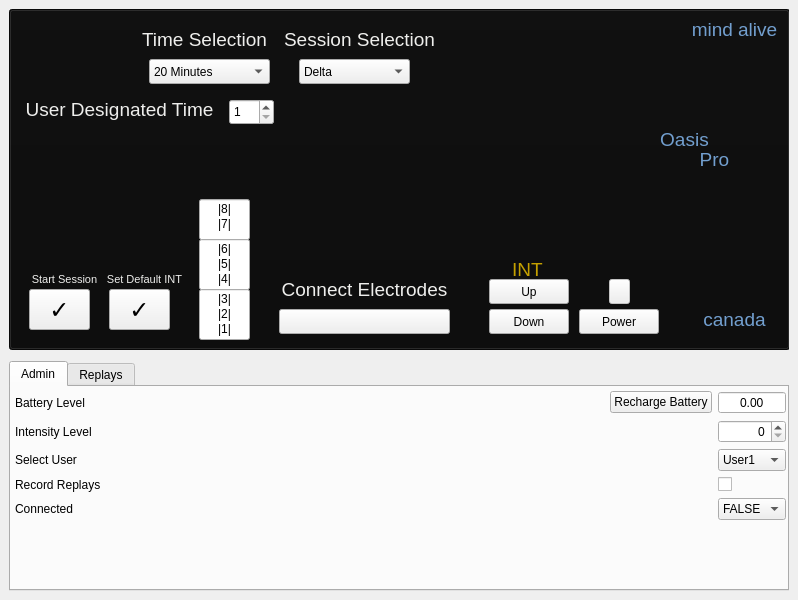
<?xml version="1.0" encoding="UTF-8"?>
<ui version="4.0">
 <class>MainWindow</class>
 <widget class="QMainWindow" name="MainWindow">
  <property name="geometry">
   <rect>
    <x>0</x>
    <y>0</y>
    <width>798</width>
    <height>600</height>
   </rect>
  </property>
  <property name="windowTitle">
   <string>OasisPro Simulator</string>
  </property>
  <widget class="QWidget" name="mainWindowCentralWidget">
   <layout class="QVBoxLayout" name="verticalLayout" stretch="6,4">
    <item>
     <widget class="QWidget" name="oasisProWidget" native="true">
      <widget class="QPushButton" name="powerButton">
       <property name="geometry">
        <rect>
         <x>570</x>
         <y>300</y>
         <width>80</width>
         <height>25</height>
        </rect>
       </property>
       <property name="text">
        <string>Power</string>
       </property>
      </widget>
      <widget class="QPushButton" name="downIntButton">
       <property name="geometry">
        <rect>
         <x>480</x>
         <y>300</y>
         <width>80</width>
         <height>25</height>
        </rect>
       </property>
       <property name="text">
        <string>Down</string>
       </property>
      </widget>
      <widget class="QPushButton" name="upIntButton">
       <property name="geometry">
        <rect>
         <x>480</x>
         <y>270</y>
         <width>80</width>
         <height>25</height>
        </rect>
       </property>
       <property name="text">
        <string>Up</string>
       </property>
      </widget>
      <widget class="QLabel" name="intLabel">
       <property name="geometry">
        <rect>
         <x>483</x>
         <y>250</y>
         <width>71</width>
         <height>20</height>
        </rect>
       </property>
       <property name="font">
        <font>
         <pointsize>14</pointsize>
        </font>
       </property>
       <property name="styleSheet">
        <string notr="true">color: rgb(196, 160, 0);</string>
       </property>
       <property name="text">
        <string>INT</string>
       </property>
       <property name="alignment">
        <set>Qt::AlignCenter</set>
       </property>
      </widget>
      <widget class="QPushButton" name="checkButton">
       <property name="geometry">
        <rect>
         <x>20</x>
         <y>280</y>
         <width>61</width>
         <height>41</height>
        </rect>
       </property>
       <property name="font">
        <font>
         <pointsize>18</pointsize>
        </font>
       </property>
       <property name="text">
        <string>✓</string>
       </property>
      </widget>
      <widget class="QProgressBar" name="bottom3Graphs">
       <property name="geometry">
        <rect>
         <x>190</x>
         <y>280</y>
         <width>51</width>
         <height>51</height>
        </rect>
       </property>
       <property name="styleSheet">
        <string notr="true">QProgressBar::chunk { background-color: green}</string>
       </property>
       <property name="maximum">
        <number>3</number>
       </property>
       <property name="value">
        <number>0</number>
       </property>
       <property name="textVisible">
        <bool>false</bool>
       </property>
       <property name="orientation">
        <enum>Qt::Vertical</enum>
       </property>
      </widget>
      <widget class="QLabel" name="canadaLabel">
       <property name="geometry">
        <rect>
         <x>680</x>
         <y>300</y>
         <width>91</width>
         <height>20</height>
        </rect>
       </property>
       <property name="font">
        <font>
         <pointsize>14</pointsize>
        </font>
       </property>
       <property name="styleSheet">
        <string notr="true">color: rgb(114, 159, 207);</string>
       </property>
       <property name="text">
        <string>canada</string>
       </property>
       <property name="alignment">
        <set>Qt::AlignCenter</set>
       </property>
      </widget>
      <widget class="QLabel" name="ProLabel">
       <property name="geometry">
        <rect>
         <x>630</x>
         <y>120</y>
         <width>91</width>
         <height>20</height>
        </rect>
       </property>
       <property name="font">
        <font>
         <pointsize>14</pointsize>
        </font>
       </property>
       <property name="styleSheet">
        <string notr="true">color: rgb(114, 159, 207);</string>
       </property>
       <property name="text">
        <string>Oasis</string>
       </property>
       <property name="alignment">
        <set>Qt::AlignCenter</set>
       </property>
      </widget>
      <widget class="QLabel" name="oasisLabel">
       <property name="geometry">
        <rect>
         <x>660</x>
         <y>140</y>
         <width>91</width>
         <height>20</height>
        </rect>
       </property>
       <property name="font">
        <font>
         <pointsize>14</pointsize>
        </font>
       </property>
       <property name="styleSheet">
        <string notr="true">color: rgb(114, 159, 207);</string>
       </property>
       <property name="text">
        <string>Pro</string>
       </property>
       <property name="alignment">
        <set>Qt::AlignCenter</set>
       </property>
      </widget>
      <widget class="QLabel" name="mindAliveLabel">
       <property name="geometry">
        <rect>
         <x>680</x>
         <y>10</y>
         <width>91</width>
         <height>20</height>
        </rect>
       </property>
       <property name="font">
        <font>
         <pointsize>14</pointsize>
        </font>
       </property>
       <property name="styleSheet">
        <string notr="true">color: rgb(114, 159, 207);</string>
       </property>
       <property name="text">
        <string>mind alive</string>
       </property>
       <property name="alignment">
        <set>Qt::AlignCenter</set>
       </property>
      </widget>
      <widget class="QLabel" name="graphLabel1">
       <property name="geometry">
        <rect>
         <x>180</x>
         <y>310</y>
         <width>71</width>
         <height>20</height>
        </rect>
       </property>
       <property name="font">
        <font>
         <pointsize>9</pointsize>
        </font>
       </property>
       <property name="text">
        <string>|1|</string>
       </property>
       <property name="alignment">
        <set>Qt::AlignCenter</set>
       </property>
      </widget>
      <widget class="QPushButton" name="powrButtonLight">
       <property name="enabled">
        <bool>false</bool>
       </property>
       <property name="geometry">
        <rect>
         <x>600</x>
         <y>270</y>
         <width>21</width>
         <height>25</height>
        </rect>
       </property>
       <property name="styleSheet">
        <string notr="true"/>
       </property>
       <property name="text">
        <string/>
       </property>
       <property name="checkable">
        <bool>false</bool>
       </property>
       <property name="default">
        <bool>false</bool>
       </property>
       <property name="flat">
        <bool>false</bool>
       </property>
      </widget>
      <widget class="QLabel" name="graphLabel2">
       <property name="geometry">
        <rect>
         <x>180</x>
         <y>295</y>
         <width>71</width>
         <height>20</height>
        </rect>
       </property>
       <property name="font">
        <font>
         <pointsize>9</pointsize>
        </font>
       </property>
       <property name="text">
        <string>|2|</string>
       </property>
       <property name="alignment">
        <set>Qt::AlignCenter</set>
       </property>
      </widget>
      <widget class="QLabel" name="graphLabel3">
       <property name="geometry">
        <rect>
         <x>180</x>
         <y>280</y>
         <width>71</width>
         <height>20</height>
        </rect>
       </property>
       <property name="font">
        <font>
         <pointsize>9</pointsize>
        </font>
       </property>
       <property name="text">
        <string>|3|</string>
       </property>
       <property name="alignment">
        <set>Qt::AlignCenter</set>
       </property>
      </widget>
      <widget class="QLabel" name="graphLabel4">
       <property name="geometry">
        <rect>
         <x>180</x>
         <y>260</y>
         <width>71</width>
         <height>20</height>
        </rect>
       </property>
       <property name="font">
        <font>
         <pointsize>9</pointsize>
        </font>
       </property>
       <property name="text">
        <string>|4|</string>
       </property>
       <property name="alignment">
        <set>Qt::AlignCenter</set>
       </property>
      </widget>
      <widget class="QLabel" name="graphLabel5">
       <property name="geometry">
        <rect>
         <x>180</x>
         <y>245</y>
         <width>71</width>
         <height>20</height>
        </rect>
       </property>
       <property name="font">
        <font>
         <pointsize>9</pointsize>
        </font>
       </property>
       <property name="text">
        <string>|5|</string>
       </property>
       <property name="alignment">
        <set>Qt::AlignCenter</set>
       </property>
      </widget>
      <widget class="QProgressBar" name="middle3Graphs">
       <property name="geometry">
        <rect>
         <x>190</x>
         <y>230</y>
         <width>51</width>
         <height>51</height>
        </rect>
       </property>
       <property name="styleSheet">
        <string notr="true">QProgressBar::chunk { background-color: yellow}</string>
       </property>
       <property name="maximum">
        <number>3</number>
       </property>
       <property name="value">
        <number>0</number>
       </property>
       <property name="textVisible">
        <bool>false</bool>
       </property>
       <property name="orientation">
        <enum>Qt::Vertical</enum>
       </property>
      </widget>
      <widget class="QLabel" name="graphLabel6">
       <property name="geometry">
        <rect>
         <x>180</x>
         <y>230</y>
         <width>71</width>
         <height>20</height>
        </rect>
       </property>
       <property name="font">
        <font>
         <pointsize>9</pointsize>
        </font>
       </property>
       <property name="text">
        <string>|6|</string>
       </property>
       <property name="alignment">
        <set>Qt::AlignCenter</set>
       </property>
      </widget>
      <widget class="QLabel" name="graphLabel7">
       <property name="geometry">
        <rect>
         <x>180</x>
         <y>205</y>
         <width>71</width>
         <height>20</height>
        </rect>
       </property>
       <property name="font">
        <font>
         <pointsize>9</pointsize>
        </font>
       </property>
       <property name="text">
        <string>|7|</string>
       </property>
       <property name="alignment">
        <set>Qt::AlignCenter</set>
       </property>
      </widget>
      <widget class="QLabel" name="graphLabel8">
       <property name="geometry">
        <rect>
         <x>180</x>
         <y>190</y>
         <width>71</width>
         <height>20</height>
        </rect>
       </property>
       <property name="font">
        <font>
         <pointsize>9</pointsize>
        </font>
       </property>
       <property name="text">
        <string>|8|</string>
       </property>
       <property name="alignment">
        <set>Qt::AlignCenter</set>
       </property>
      </widget>
      <widget class="QProgressBar" name="top2Graphs">
       <property name="geometry">
        <rect>
         <x>190</x>
         <y>190</y>
         <width>51</width>
         <height>41</height>
        </rect>
       </property>
       <property name="styleSheet">
        <string notr="true">QProgressBar::chunk { background-color: red}</string>
       </property>
       <property name="maximum">
        <number>2</number>
       </property>
       <property name="value">
        <number>-1</number>
       </property>
       <property name="textVisible">
        <bool>false</bool>
       </property>
       <property name="orientation">
        <enum>Qt::Vertical</enum>
       </property>
      </widget>
      <widget class="QPushButton" name="toggleElectrodes">
       <property name="enabled">
        <bool>false</bool>
       </property>
       <property name="geometry">
        <rect>
         <x>0</x>
         <y>0</y>
         <width>781</width>
         <height>341</height>
        </rect>
       </property>
       <property name="styleSheet">
        <string notr="true">background-color: rgb(11, 11, 11);</string>
       </property>
       <property name="text">
        <string/>
       </property>
       <property name="default">
        <bool>false</bool>
       </property>
       <property name="flat">
        <bool>false</bool>
       </property>
      </widget>
      <widget class="QComboBox" name="timeSelectionComboBox">
       <property name="geometry">
        <rect>
         <x>140</x>
         <y>50</y>
         <width>121</width>
         <height>25</height>
        </rect>
       </property>
       <property name="editable">
        <bool>false</bool>
       </property>
       <item>
        <property name="text">
         <string>20 Minutes</string>
        </property>
       </item>
       <item>
        <property name="text">
         <string>45 Minutes</string>
        </property>
       </item>
       <item>
        <property name="text">
         <string>User Designated</string>
        </property>
       </item>
      </widget>
      <widget class="QLabel" name="timeSelectionLabel">
       <property name="geometry">
        <rect>
         <x>130</x>
         <y>20</y>
         <width>131</width>
         <height>20</height>
        </rect>
       </property>
       <property name="font">
        <font>
         <pointsize>14</pointsize>
        </font>
       </property>
       <property name="styleSheet">
        <string notr="true">color: rgb(238, 238, 236);</string>
       </property>
       <property name="text">
        <string>Time Selection</string>
       </property>
       <property name="alignment">
        <set>Qt::AlignCenter</set>
       </property>
      </widget>
      <widget class="QLabel" name="SessionSelectionLabel">
       <property name="geometry">
        <rect>
         <x>270</x>
         <y>20</y>
         <width>161</width>
         <height>20</height>
        </rect>
       </property>
       <property name="font">
        <font>
         <pointsize>14</pointsize>
        </font>
       </property>
       <property name="styleSheet">
        <string notr="true">color: rgb(238, 238, 236);</string>
       </property>
       <property name="text">
        <string>Session Selection</string>
       </property>
       <property name="alignment">
        <set>Qt::AlignCenter</set>
       </property>
      </widget>
      <widget class="QComboBox" name="sessionSelectionComboBox">
       <property name="geometry">
        <rect>
         <x>290</x>
         <y>50</y>
         <width>111</width>
         <height>25</height>
        </rect>
       </property>
       <property name="editable">
        <bool>false</bool>
       </property>
       <item>
        <property name="text">
         <string>Delta</string>
        </property>
       </item>
       <item>
        <property name="text">
         <string>Theta</string>
        </property>
       </item>
       <item>
        <property name="text">
         <string>Alpha</string>
        </property>
       </item>
       <item>
        <property name="text">
         <string>Beta 1</string>
        </property>
       </item>
      </widget>
      <widget class="QLabel" name="connectElectrodeLabel">
       <property name="geometry">
        <rect>
         <x>260</x>
         <y>270</y>
         <width>191</width>
         <height>20</height>
        </rect>
       </property>
       <property name="font">
        <font>
         <pointsize>14</pointsize>
        </font>
       </property>
       <property name="styleSheet">
        <string notr="true">color: rgb(238, 238, 236);</string>
       </property>
       <property name="text">
        <string>Connect Electrodes</string>
       </property>
       <property name="alignment">
        <set>Qt::AlignCenter</set>
       </property>
      </widget>
      <widget class="QPushButton" name="connectElectrodeButton">
       <property name="geometry">
        <rect>
         <x>270</x>
         <y>300</y>
         <width>171</width>
         <height>25</height>
        </rect>
       </property>
       <property name="text">
        <string/>
       </property>
      </widget>
      <widget class="QSpinBox" name="userDesignatedSpinBox">
       <property name="geometry">
        <rect>
         <x>220</x>
         <y>90</y>
         <width>45</width>
         <height>26</height>
        </rect>
       </property>
       <property name="minimum">
        <number>1</number>
       </property>
       <property name="maximum">
        <number>60</number>
       </property>
      </widget>
      <widget class="QLabel" name="userDesignatedLabel">
       <property name="geometry">
        <rect>
         <x>10</x>
         <y>80</y>
         <width>201</width>
         <height>41</height>
        </rect>
       </property>
       <property name="font">
        <font>
         <pointsize>14</pointsize>
        </font>
       </property>
       <property name="styleSheet">
        <string notr="true">color: rgb(238, 238, 236);</string>
       </property>
       <property name="text">
        <string>User Designated Time</string>
       </property>
       <property name="alignment">
        <set>Qt::AlignCenter</set>
       </property>
      </widget>
      <widget class="QPushButton" name="setDefaultIntensityButton">
       <property name="geometry">
        <rect>
         <x>100</x>
         <y>280</y>
         <width>61</width>
         <height>41</height>
        </rect>
       </property>
       <property name="font">
        <font>
         <pointsize>18</pointsize>
        </font>
       </property>
       <property name="text">
        <string>✓</string>
       </property>
      </widget>
      <widget class="QLabel" name="setDefaultIntensityLabel">
       <property name="geometry">
        <rect>
         <x>40</x>
         <y>260</y>
         <width>191</width>
         <height>20</height>
        </rect>
       </property>
       <property name="font">
        <font>
         <pointsize>8</pointsize>
        </font>
       </property>
       <property name="styleSheet">
        <string notr="true">color: rgb(238, 238, 236);</string>
       </property>
       <property name="text">
        <string>Set Default INT</string>
       </property>
       <property name="alignment">
        <set>Qt::AlignCenter</set>
       </property>
      </widget>
      <widget class="QLabel" name="startSessionLabel">
       <property name="geometry">
        <rect>
         <x>-40</x>
         <y>260</y>
         <width>191</width>
         <height>20</height>
        </rect>
       </property>
       <property name="font">
        <font>
         <pointsize>8</pointsize>
        </font>
       </property>
       <property name="styleSheet">
        <string notr="true">color: rgb(238, 238, 236);</string>
       </property>
       <property name="text">
        <string>Start Session</string>
       </property>
       <property name="alignment">
        <set>Qt::AlignCenter</set>
       </property>
      </widget>
      <zorder>toggleElectrodes</zorder>
      <zorder>top2Graphs</zorder>
      <zorder>middle3Graphs</zorder>
      <zorder>powerButton</zorder>
      <zorder>downIntButton</zorder>
      <zorder>upIntButton</zorder>
      <zorder>intLabel</zorder>
      <zorder>checkButton</zorder>
      <zorder>bottom3Graphs</zorder>
      <zorder>canadaLabel</zorder>
      <zorder>ProLabel</zorder>
      <zorder>oasisLabel</zorder>
      <zorder>mindAliveLabel</zorder>
      <zorder>graphLabel1</zorder>
      <zorder>powrButtonLight</zorder>
      <zorder>graphLabel2</zorder>
      <zorder>graphLabel3</zorder>
      <zorder>graphLabel4</zorder>
      <zorder>graphLabel5</zorder>
      <zorder>graphLabel6</zorder>
      <zorder>graphLabel7</zorder>
      <zorder>graphLabel8</zorder>
      <zorder>timeSelectionComboBox</zorder>
      <zorder>timeSelectionLabel</zorder>
      <zorder>SessionSelectionLabel</zorder>
      <zorder>sessionSelectionComboBox</zorder>
      <zorder>connectElectrodeLabel</zorder>
      <zorder>connectElectrodeButton</zorder>
      <zorder>userDesignatedSpinBox</zorder>
      <zorder>userDesignatedLabel</zorder>
      <zorder>setDefaultIntensityButton</zorder>
      <zorder>setDefaultIntensityLabel</zorder>
      <zorder>startSessionLabel</zorder>
     </widget>
    </item>
    <item>
     <widget class="QTabWidget" name="tabWidget">
      <property name="currentIndex">
       <number>0</number>
      </property>
      <widget class="QWidget" name="adminTab">
       <attribute name="title">
        <string>Admin</string>
       </attribute>
       <widget class="QWidget" name="verticalLayoutWidget">
        <property name="geometry">
         <rect>
          <x>-1</x>
          <y>-1</y>
          <width>781</width>
          <height>201</height>
         </rect>
        </property>
        <layout class="QVBoxLayout" name="adminTabVlLayout" stretch="0,0">
         <property name="leftMargin">
          <number>5</number>
         </property>
         <property name="topMargin">
          <number>5</number>
         </property>
         <property name="rightMargin">
          <number>5</number>
         </property>
         <property name="bottomMargin">
          <number>5</number>
         </property>
         <item>
          <layout class="QGridLayout" name="adminTabGridLayout" columnstretch="1,0,0">
           <item row="0" column="1">
            <widget class="QPushButton" name="adminBatteryRecharge">
             <property name="text">
              <string>Recharge Battery</string>
             </property>
            </widget>
           </item>
           <item row="1" column="2">
            <widget class="QSpinBox" name="adminIntensityLevelspinBox">
             <property name="alignment">
              <set>Qt::AlignRight|Qt::AlignTrailing|Qt::AlignVCenter</set>
             </property>
             <property name="minimum">
              <number>0</number>
             </property>
             <property name="maximum">
              <number>8</number>
             </property>
            </widget>
           </item>
           <item row="0" column="0">
            <widget class="QLabel" name="adminBatteryLevelLabel">
             <property name="text">
              <string>Battery Level</string>
             </property>
            </widget>
           </item>
           <item row="4" column="0">
            <widget class="QLabel" name="adminConnectedLabel">
             <property name="text">
              <string>Connected</string>
             </property>
            </widget>
           </item>
           <item row="1" column="0">
            <widget class="QLabel" name="adminIntensityLevelLabel">
             <property name="text">
              <string>Intensity Level</string>
             </property>
            </widget>
           </item>
           <item row="2" column="0">
            <widget class="QLabel" name="adminSelectUserLabel">
             <property name="text">
              <string>Select User</string>
             </property>
            </widget>
           </item>
           <item row="4" column="2">
            <widget class="QComboBox" name="adminConnectedComboBox">
             <property name="currentText">
              <string>FALSE</string>
             </property>
             <property name="currentIndex">
              <number>1</number>
             </property>
             <item>
              <property name="text">
               <string>TRUE</string>
              </property>
             </item>
             <item>
              <property name="text">
               <string>FALSE</string>
              </property>
             </item>
            </widget>
           </item>
           <item row="0" column="2">
            <widget class="QDoubleSpinBox" name="adminBatterySpinBox">
             <property name="alignment">
              <set>Qt::AlignCenter</set>
             </property>
             <property name="readOnly">
              <bool>true</bool>
             </property>
             <property name="buttonSymbols">
              <enum>QAbstractSpinBox::NoButtons</enum>
             </property>
            </widget>
           </item>
           <item row="3" column="0">
            <widget class="QLabel" name="adminRecordReplayLabel">
             <property name="text">
              <string>Record Replays</string>
             </property>
            </widget>
           </item>
           <item row="3" column="2">
            <widget class="QCheckBox" name="adminRecordReplayCheckBox">
             <property name="layoutDirection">
              <enum>Qt::LeftToRight</enum>
             </property>
             <property name="text">
              <string/>
             </property>
            </widget>
           </item>
           <item row="2" column="2">
            <widget class="QComboBox" name="adminSelectUserComboBox">
             <property name="currentText">
              <string>User1</string>
             </property>
             <property name="currentIndex">
              <number>0</number>
             </property>
             <property name="minimumContentsLength">
              <number>2</number>
             </property>
             <item>
              <property name="text">
               <string>User1</string>
              </property>
             </item>
             <item>
              <property name="text">
               <string>User2</string>
              </property>
             </item>
            </widget>
           </item>
          </layout>
         </item>
         <item>
          <spacer name="adminTabSpacer">
           <property name="orientation">
            <enum>Qt::Vertical</enum>
           </property>
           <property name="sizeHint" stdset="0">
            <size>
             <width>20</width>
             <height>40</height>
            </size>
           </property>
          </spacer>
         </item>
        </layout>
       </widget>
      </widget>
      <widget class="QWidget" name="replayTab">
       <attribute name="title">
        <string>Replays</string>
       </attribute>
       <widget class="QWidget" name="horizontalLayoutWidget">
        <property name="geometry">
         <rect>
          <x>-1</x>
          <y>-1</y>
          <width>781</width>
          <height>201</height>
         </rect>
        </property>
        <layout class="QHBoxLayout" name="replayTabLayout">
         <item>
          <widget class="QScrollArea" name="replayTabScrollArea">
           <property name="styleSheet">
            <string notr="true"/>
           </property>
           <property name="lineWidth">
            <number>2</number>
           </property>
           <property name="verticalScrollBarPolicy">
            <enum>Qt::ScrollBarAlwaysOn</enum>
           </property>
           <property name="horizontalScrollBarPolicy">
            <enum>Qt::ScrollBarAlwaysOff</enum>
           </property>
           <property name="widgetResizable">
            <bool>true</bool>
           </property>
           <widget class="QWidget" name="replayTabScrollAreaWidgetContents">
            <property name="geometry">
             <rect>
              <x>0</x>
              <y>0</y>
              <width>763</width>
              <height>197</height>
             </rect>
            </property>
            <widget class="QWidget" name="verticalLayoutWidget_2">
             <property name="geometry">
              <rect>
               <x>-1</x>
               <y>-1</y>
               <width>641</width>
               <height>201</height>
              </rect>
             </property>
             <layout class="QVBoxLayout" name="replayTabVLayout">
              <property name="leftMargin">
               <number>5</number>
              </property>
              <property name="topMargin">
               <number>5</number>
              </property>
              <property name="rightMargin">
               <number>5</number>
              </property>
              <property name="bottomMargin">
               <number>5</number>
              </property>
              <item>
               <widget class="QComboBox" name="replaysDropdown"/>
              </item>
              <item>
               <spacer name="replayTabSpacer">
                <property name="orientation">
                 <enum>Qt::Vertical</enum>
                </property>
                <property name="sizeHint" stdset="0">
                 <size>
                  <width>20</width>
                  <height>40</height>
                 </size>
                </property>
               </spacer>
              </item>
             </layout>
            </widget>
            <widget class="QPushButton" name="selectReplayButton">
             <property name="geometry">
              <rect>
               <x>660</x>
               <y>50</y>
               <width>91</width>
               <height>81</height>
              </rect>
             </property>
             <property name="font">
              <font>
               <pointsize>13</pointsize>
              </font>
             </property>
             <property name="styleSheet">
              <string notr="true">background-color: rgb(238, 238, 236);</string>
             </property>
             <property name="text">
              <string>Select
Recording
Settings</string>
             </property>
            </widget>
            <widget class="Line" name="line">
             <property name="geometry">
              <rect>
               <x>637</x>
               <y>0</y>
               <width>20</width>
               <height>201</height>
              </rect>
             </property>
             <property name="font">
              <font>
               <pointsize>9</pointsize>
              </font>
             </property>
             <property name="styleSheet">
              <string notr="true"/>
             </property>
             <property name="frameShadow">
              <enum>QFrame::Plain</enum>
             </property>
             <property name="lineWidth">
              <number>5</number>
             </property>
             <property name="orientation">
              <enum>Qt::Vertical</enum>
             </property>
            </widget>
           </widget>
          </widget>
         </item>
        </layout>
       </widget>
      </widget>
     </widget>
    </item>
   </layout>
  </widget>
 </widget>
 <resources/>
 <connections/>
</ui>
